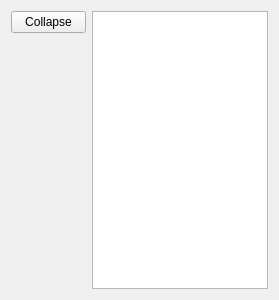
<?xml version="1.0" encoding="UTF-8"?>
<ui version="4.0">
 <class>ThemesMenuWidget</class>
 <widget class="QWidget" name="ThemesMenuWidget">
  <property name="geometry">
   <rect>
    <x>0</x>
    <y>0</y>
    <width>279</width>
    <height>300</height>
   </rect>
  </property>
  <property name="windowTitle">
   <string>Form</string>
  </property>
  <layout class="QGridLayout" name="gridLayout">
   <item row="0" column="0">
    <layout class="QVBoxLayout" name="verticalLayout">
     <item>
      <widget class="OrientablePushButton" name="toggleMenu">
       <property name="enabled">
        <bool>true</bool>
       </property>
       <property name="sizePolicy">
        <sizepolicy hsizetype="Maximum" vsizetype="Maximum">
         <horstretch>0</horstretch>
         <verstretch>0</verstretch>
        </sizepolicy>
       </property>
       <property name="maximumSize">
        <size>
         <width>75</width>
         <height>75</height>
        </size>
       </property>
       <property name="text">
        <string>Collapse</string>
       </property>
       <property name="autoDefault">
        <bool>false</bool>
       </property>
       <property name="default">
        <bool>false</bool>
       </property>
       <property name="flat">
        <bool>false</bool>
       </property>
      </widget>
     </item>
     <item>
      <spacer name="verticalSpacer">
       <property name="orientation">
        <enum>Qt::Vertical</enum>
       </property>
       <property name="sizeHint" stdset="0">
        <size>
         <width>20</width>
         <height>40</height>
        </size>
       </property>
      </spacer>
     </item>
    </layout>
   </item>
   <item row="0" column="1">
    <layout class="QHBoxLayout" name="horizontalLayout_3">
     <item>
      <widget class="QListWidget" name="listWidget">
       <property name="maximumSize">
        <size>
         <width>300</width>
         <height>16777215</height>
        </size>
       </property>
      </widget>
     </item>
    </layout>
   </item>
  </layout>
 </widget>
 <customwidgets>
  <customwidget>
   <class>OrientablePushButton</class>
   <extends>QPushButton</extends>
   <header>orientablepushbutton.h</header>
  </customwidget>
 </customwidgets>
 <resources/>
 <connections/>
</ui>
